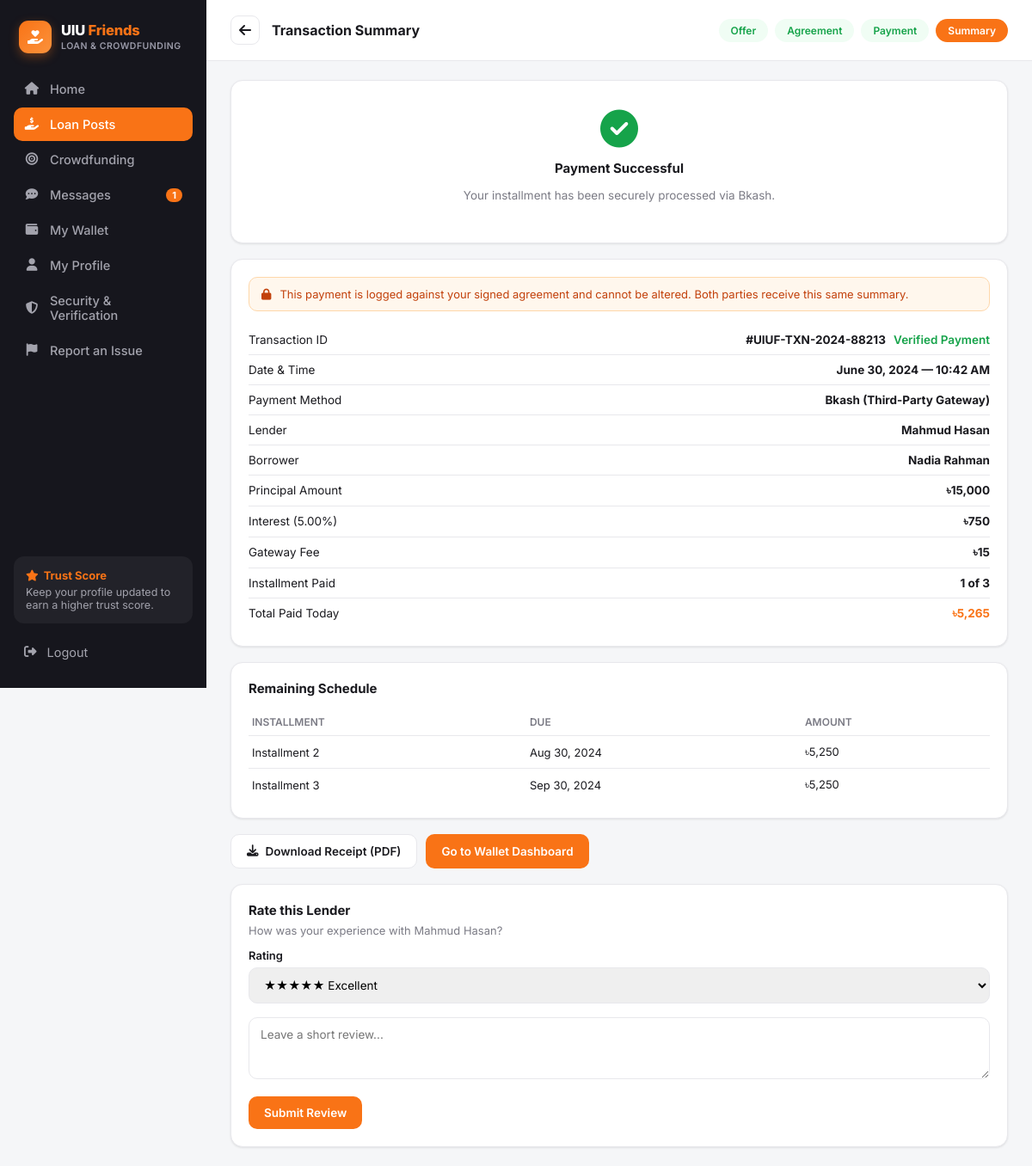
The page /summary.php?txn=1 (signed in) on the database its author committed.
### tables this page shows
CREATE TABLE transactions (
    id                  INT AUTO_INCREMENT PRIMARY KEY,
    agreement_id        INT NOT NULL,
    installment_id      INT DEFAULT NULL,
    txn_ref             VARCHAR(40) NOT NULL UNIQUE,
    payer_id            INT NOT NULL,
    payee_id            INT NOT NULL,
    amount              DECIMAL(12,2) NOT NULL,
    gateway_fee         DECIMAL(12,2) NOT NULL DEFAULT 0,
    payment_method      ENUM('bkash','nagad','card','bank') NOT NULL,
    status              ENUM('success','pending','failed') NOT NULL DEFAULT 'success',
    created_at          DATETIME NOT NULL DEFAULT CURRENT_TIMESTAMP,
    FOREIGN KEY (agreement_id) REFERENCES agreements(id) ON DELETE CASCADE,
    FOREIGN KEY (installment_id) REFERENCES installments(id) ON DELETE SET NULL,
    FOREIGN KEY (payer_id) REFERENCES users(id) ON DELETE CASCADE,
    FOREIGN KEY (payee_id) REFERENCES users(id) ON DELETE CASCADE
);

CREATE TABLE users (
    id                      INT AUTO_INCREMENT PRIMARY KEY,
    full_name               VARCHAR(120)  NOT NULL,
    email                   VARCHAR(150)  NOT NULL UNIQUE,
    password_hash           VARCHAR(255)  NOT NULL,
    student_id              VARCHAR(30)   NOT NULL UNIQUE,
    department              VARCHAR(20)   NOT NULL,
    batch                   VARCHAR(10)   NOT NULL,
    phone                   VARCHAR(20)   DEFAULT NULL,
    avatar                  VARCHAR(255)  DEFAULT 'assets/img/default-avatar.svg',
    role                    ENUM('user','admin') NOT NULL DEFAULT 'user',
    trust_score             DECIMAL(3,2)  NOT NULL DEFAULT 4.00,
    uiu_id_verified         TINYINT(1)    NOT NULL DEFAULT 0,
    email_verified          TINYINT(1)    NOT NULL DEFAULT 0,
    phone_verified          TINYINT(1)    NOT NULL DEFAULT 0,
    payment_linked          TINYINT(1)    NOT NULL DEFAULT 0,
    agreement_accepted      TINYINT(1)    NOT NULL DEFAULT 0,
     
    nid_number              VARCHAR(20)   DEFAULT NULL UNIQUE,
    date_of_birth           DATE          DEFAULT NULL,
    address                 VARCHAR(255)  DEFAULT NULL,
    nid_front               VARCHAR(255)  DEFAULT NULL,
    nid_back                VARCHAR(255)  DEFAULT NULL,
    nid_status              ENUM('not_submitted','pending','verified','rejected') NOT NULL DEFAULT 'not_submitted',
    nid_reject_reason       VARCHAR(255)  DEFAULT NULL,
    nid_submitted_at        DATETIME      DEFAULT NULL,
    status                  ENUM('active','suspended') NOT NULL DEFAULT 'active',
    created_at              DATETIME      NOT NULL DEFAULT CURRENT_TIMESTAMP
);

CREATE TABLE agreements (
    id                  INT AUTO_INCREMENT PRIMARY KEY,
    loan_post_id        INT NOT NULL,
    offer_id            INT NOT NULL,
    borrower_id         INT NOT NULL,
    lender_id           INT NOT NULL,
    principal           DECIMAL(12,2) NOT NULL,
    interest_rate       DECIMAL(5,2)  NOT NULL,
    tenure_months       INT NOT NULL,
    total_payable       DECIMAL(12,2) NOT NULL,
    repayment_plan      ENUM('emi','full') DEFAULT NULL,
    borrower_signed     TINYINT(1) NOT NULL DEFAULT 0,
    lender_signed       TINYINT(1) NOT NULL DEFAULT 0,
    status              ENUM('pending_confirmation','active','completed','disputed') NOT NULL DEFAULT 'pending_confirmation',
    created_at          DATETIME NOT NULL DEFAULT CURRENT_TIMESTAMP,
    FOREIGN KEY (loan_post_id) REFERENCES loan_posts(id) ON DELETE CASCADE,
    FOREIGN KEY (offer_id) REFERENCES loan_offers(id) ON DELETE CASCADE,
    FOREIGN KEY (borrower_id) REFERENCES users(id) ON DELETE CASCADE,
    FOREIGN KEY (lender_id) REFERENCES users(id) ON DELETE CASCADE
);

CREATE TABLE installments (
    id              INT AUTO_INCREMENT PRIMARY KEY,
    agreement_id    INT NOT NULL,
    installment_no  INT NOT NULL,
    due_date        DATE NOT NULL,
    amount          DECIMAL(12,2) NOT NULL,
    status          ENUM('due','paid','late') NOT NULL DEFAULT 'due',
    FOREIGN KEY (agreement_id) REFERENCES agreements(id) ON DELETE CASCADE
);

### includes/functions.php (called while the page is built, shortened)
<?php
require_once __DIR__ . '/../config/db.php';
function is_logged_in(): bool {
    return isset($_SESSION['user_id']);
}
function require_login(): void {
    $u = current_user();
}
function current_user(): ?array {
    global $pdo;
    static $cache = null;
    if ($cache !== null) return $cache;
    $stmt = $pdo->prepare("SELECT * FROM users WHERE id = ?");
    $stmt->execute([$_SESSION['user_id']]);
    $cache = $stmt->fetch();
    return $cache;
}
function e(?string $str): string {
    return htmlspecialchars($str ?? '', ENT_QUOTES, 'UTF-8');
}
function taka(float $amount): string {
    return '৳' . number_format($amount, $amount == floor($amount) ? 0 : 2);
}

### summary.php (the view, shortened to what this page needs)
<?php
require_once __DIR__ . '/includes/functions.php';
require_login();
$u = current_user();
$txnId = (int)($_GET['txn'] ?? 0);
$stmt = $pdo->prepare("SELECT t.*, i.installment_no, i.due_date,
    (SELECT COUNT(*) FROM installments WHERE agreement_id=t.agreement_id) total_installments,
    a.principal, a.interest_rate, a.tenure_months,
    pu.full_name payer_name, py.full_name payee_name, py.id payee_id
    FROM transactions t
    LEFT JOIN installments i ON i.id = t.installment_id
    JOIN agreements a ON a.id = t.agreement_id
    JOIN users pu ON pu.id = t.payer_id
    JOIN users py ON py.id = t.payee_id
    WHERE t.id = ?");
$stmt->execute([$txnId]);
$txn = $stmt->fetch();
$remaining = $pdo->prepare("SELECT * FROM installments WHERE agreement_id=? AND status='due' ORDER BY installment_no");
$remaining->execute([$txn['agreement_id']]);
$remainingList = $remaining->fetchAll();
include __DIR__ . '/includes/header.php';
?>
<div class="app-shell">
  <?php include __DIR__ . '/includes/sidebar.php'; ?>
  <div class="main-area">
    <div class="page-header">
      <a href="wallet.php" class="back-btn"><i class="fa-solid fa-arrow-left"></i></a>
      <h1>Transaction Summary</h1>
      <div class="steps-row">
        <span class="step done">Offer</span>
        <span class="step done">Agreement</span>
        <span class="step done">Payment</span>
        <span class="step active">Summary</span>
      </div>
    </div>
    <div class="detail-wrap">
      <div class="detail-main">
        <div class="card" style="text-align:center;padding:34px 20px;">
          <i class="fa-solid fa-circle-check" style="font-size:44px;color:#16a34a;margin-bottom:14px;"></i>
          <h3 style="margin:0 0 6px;">Payment Successful</h3>
          <p style="color:var(--text-muted);font-size:13.5px;">Your installment has been securely processed via <?= ucfirst($txn['payment_method']) ?>.</p>
        </div>
        <div class="card">
          <div class="alert alert-info" style="display:flex;align-items:center;gap:10px;"><i class="fa-solid fa-lock"></i> This payment is logged against your signed agreement and cannot be altered. Both parties receive this same summary.</div>
          <div class="info-row"><span>Transaction ID</span><span class="val">#<?= e($txn['txn_ref']) ?> <span class="badge-verified" style="margin-left:6px;">Verified Payment</span></span></div>
          <div class="info-row"><span>Date & Time</span><span class="val"><?= date('F d, Y — h:i A', strtotime($txn['created_at'])) ?></span></div>
          <div class="info-row"><span>Payment Method</span><span class="val"><?= ucfirst($txn['payment_method']) ?> (Third-Party Gateway)</span></div>
          <div class="info-row"><span>Lender</span><span class="val"><?= e($txn['payee_name']) ?></span></div>
          <div class="info-row"><span>Borrower</span><span class="val"><?= e($txn['payer_name']) ?></span></div>
          <div class="info-row"><span>Principal Amount</span><span class="val"><?= taka($txn['principal']) ?></span></div>
          <div class="info-row"><span>Interest (<?= $txn['interest_rate'] ?>%)</span><span class="val"><?= taka($txn['principal'] * $txn['interest_rate'] / 100) ?></span></div>
          <div class="info-row"><span>Gateway Fee</span><span class="val"><?= taka($txn['gateway_fee']) ?></span></div>
          <?php if ($txn['installment_no']): ?>
          <div class="info-row"><span>Installment Paid</span><span class="val"><?= $txn['installment_no'] ?> of <?= $txn['total_installments'] ?></span></div>
          <?php endif; ?>
          <div class="info-row"><span>Total Paid Today</span><span class="val orange"><?= taka($txn['amount'] + $txn['gateway_fee']) ?></span></div>
        </div>
        <?php if ($remainingList): ?>
        <div class="card">
          <h3>Remaining Schedule</h3>
          <table class="simple-table">
            <tr><th>Installment</th><th>Due</th><th>Amount</th></tr>
            <?php foreach ($remainingList as $r): ?>
              <tr><td>Installment <?= $r['installment_no'] ?></td><td><?= date('M d, Y', strtotime($r['due_date'])) ?></td><td><?= taka($r['amount']) ?></td></tr>
            <?php endforeach; ?>
          </table>
        </div>
        <?php endif; ?>
        <div class="post-actions" style="border:none;padding:0;">
          <a href="#" onclick="window.print();return false;" class="btn btn-outline"><i class="fa-solid fa-download"></i> Download Receipt (PDF)</a>
          <a href="wallet.php" class="btn btn-primary">Go to Wallet Dashboard</a>
        </div>
        <?php if ($u['id'] == $txn['payer_id']): ?>
        <div class="card">
          <h3>Rate this Lender</h3>
          <p style="font-size:13px;color:var(--text-muted);margin-top:-8px;">How was your experience with <?= e($txn['payee_name']) ?>?</p>
          <form method="post">
            <div class="form-group">
              <label>Rating</label>
              <select name="rating">
                <option value="5">★★★★★ Excellent</option>
              </select>
            </div>
            <div class="form-group"><textarea name="comment" rows="3" placeholder="Leave a short review..."></textarea></div>
            <button type="submit" class="btn btn-primary">Submit Review</button>
          </form>
        </div>
        <?php endif; ?>
      </div>
    </div>
  </div>
</div>
</body>
</html>

### assets/css/style.css (style rules this page uses)
:root { --orange: #f97316; --orange-dark: #ea580c; --sidebar-bg: #16161d; --sidebar-text: #a3a3ad; --sidebar-active: #f97316; --bg: #f5f6f8; --card-bg: #ffffff; --border: #e8e8ec; --text-dark: #1a1a1f; --text-muted: #7b7b85; --green: #16a34a; --radius: 14px; --shadow: 0 1px 3px rgba(0,0,0,.06), 0 1px 2px rgba(0,0,0,.04); }
* { box-sizing: border-box; }
body { margin: 0; font-family: 'Inter', -apple-system, BlinkMacSystemFont, 'Segoe UI', sans-serif; background: var(--bg); color: var(--text-dark); }
a { text-decoration: none; color: inherit; }
button { font-family: inherit; cursor: pointer; }
input, select, textarea { font-family: inherit; }
.app-shell { display: flex; min-height: 100vh; }
.main-area { flex: 1; min-width: 0; display: flex; flex-direction: column; }
.badge-verified { color: var(--green); font-weight: 600; display:inline-flex; align-items:center; gap:4px; }
.card { background: var(--card-bg); border: 1px solid var(--border); border-radius: var(--radius); box-shadow: var(--shadow); padding: 20px; }
.card h3 { margin: 0 0 14px; font-size: 15px; }
.btn { border: none; border-radius: 10px; padding: 11px 18px; font-size: 13.5px; font-weight: 600; display: inline-flex; align-items: center; gap: 8px; }
.btn-primary { background: var(--orange); color: #fff; }
.btn-outline { background: #fff; border: 1px solid var(--border); color: var(--text-dark); }
.post-actions { display: flex; gap: 10px; border-top: 1px solid var(--border); padding-top: 14px; }
.form-group { margin-bottom: 16px; }
.form-group label { display: block; font-size: 13px; font-weight: 600; margin-bottom: 6px; }
.form-group input, .form-group select, .form-group textarea { width: 100%; border: 1px solid var(--border); border-radius: 10px; padding: 11px 13px; font-size: 13.5px; outline: none; }
.alert { padding: 11px 14px; border-radius: 10px; font-size: 13px; margin-bottom: 16px; }
.alert-info { background: #fff7ed; color: #c2410c; border: 1px solid #fed7aa; }
.page-header { display: flex; align-items: center; gap: 14px; padding: 18px 28px; background: #fff; border-bottom: 1px solid var(--border); }
.page-header .back-btn { width: 34px; height: 34px; border-radius: 9px; border: 1px solid var(--border); display: flex; align-items: center; justify-content: center; }
.page-header h1 { font-size: 16px; margin: 0; }
.steps-row { display: flex; gap: 8px; margin-left: auto; }
.steps-row .step { font-size: 12px; font-weight: 600; padding: 6px 14px; border-radius: 20px; background: var(--bg); color: var(--text-muted); }
.steps-row .step.active { background: var(--orange); color: #fff; }
.steps-row .step.done { background: #f0fdf4; color: var(--green); }
.detail-wrap { display: flex; gap: 22px; padding: 22px 28px; align-items: flex-start; }
.detail-main { flex: 1; min-width: 0; display: flex; flex-direction: column; gap: 18px; }
.info-row { display: flex; justify-content: space-between; padding: 9px 0; font-size: 13.5px; border-bottom: 1px solid var(--border); }
.info-row:last-child { border-bottom: none; }
.info-row .val { font-weight: 700; }
.info-row .val.orange { color: var(--orange); }
table.simple-table { width: 100%; border-collapse: collapse; font-size: 13px; }
table.simple-table th { text-align: left; color: var(--text-muted); font-weight: 600; padding: 8px 4px; border-bottom: 1px solid var(--border); font-size: 12px; text-transform: uppercase; }
table.simple-table td { padding: 10px 4px; border-bottom: 1px solid var(--border); }
table.simple-table tr:last-child td { border-bottom: none; }

### rows shown on the page
transactions: payment_method "Bkash", txn_ref "UIUF-TXN-2024-88213", created_at "June 30, 2024 — 10:42 AM", payee.full_name "Mahmud Hasan", payer.full_name "Nadia Rahman", agreement.principal "৳15,000", agreement.interest_rate "5.00", taka($txn['principal']*$txn['interest_rate']/100) "৳750", gateway_fee "৳15", installment.installment_no "1", taka($txn['amount'] + $txn['gateway_fee']) "৳5,265"
installments: installment_no "2", due_date "Aug 30, 2024", amount "৳5,250"
installments: installment_no "3", due_date "Sep 30, 2024", amount "৳5,250"

### other values the page prints
$item['label'] "Home"
$item['label'] "Loan Posts"
$item['label'] "Crowdfunding"
$item['label'] "Messages"
$unread "1"
$item['label'] "My Wallet"
$item['label'] "My Profile"
$item['label'] "Security & Verification"
$item['label'] "Report an Issue"
$txn['total_installments'] "3"
